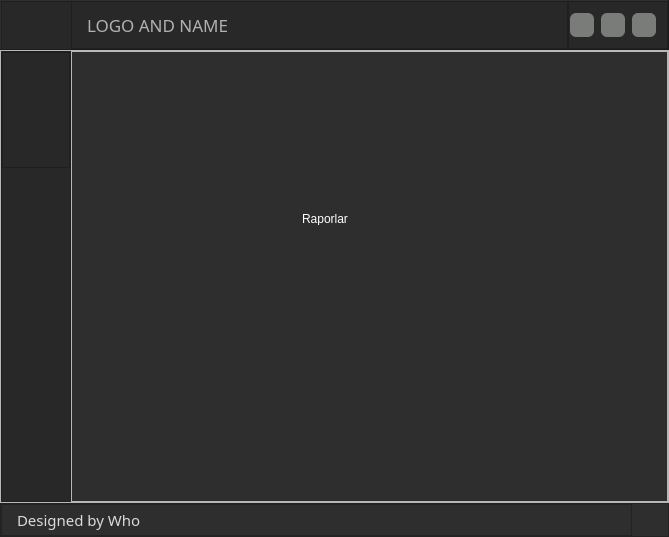
<?xml version="1.0" encoding="UTF-8"?>
<ui version="4.0">
 <class>MainPanel</class>
 <widget class="QMainWindow" name="MainPanel">
  <property name="geometry">
   <rect>
    <x>0</x>
    <y>0</y>
    <width>669</width>
    <height>537</height>
   </rect>
  </property>
  <property name="windowTitle">
   <string>MainWindow</string>
  </property>
  <widget class="QWidget" name="centralwidget">
   <property name="minimumSize">
    <size>
     <width>500</width>
     <height>500</height>
    </size>
   </property>
   <property name="styleSheet">
    <string notr="true"/>
   </property>
   <layout class="QHBoxLayout" name="horizontalLayout_2">
    <property name="spacing">
     <number>0</number>
    </property>
    <property name="leftMargin">
     <number>0</number>
    </property>
    <property name="topMargin">
     <number>0</number>
    </property>
    <property name="rightMargin">
     <number>0</number>
    </property>
    <property name="bottomMargin">
     <number>0</number>
    </property>
    <item>
     <widget class="QFrame" name="centralframe">
      <property name="styleSheet">
       <string notr="true">background-color: rgb(45, 46, 45);
</string>
      </property>
      <property name="frameShape">
       <enum>QFrame::NoFrame</enum>
      </property>
      <property name="frameShadow">
       <enum>QFrame::Raised</enum>
      </property>
      <layout class="QVBoxLayout" name="verticalLayout_2">
       <property name="spacing">
        <number>0</number>
       </property>
       <property name="leftMargin">
        <number>0</number>
       </property>
       <property name="topMargin">
        <number>0</number>
       </property>
       <property name="rightMargin">
        <number>0</number>
       </property>
       <property name="bottomMargin">
        <number>0</number>
       </property>
       <item>
        <widget class="QFrame" name="title">
         <property name="maximumSize">
          <size>
           <width>16777215</width>
           <height>50</height>
          </size>
         </property>
         <property name="styleSheet">
          <string notr="true">background-color: rgb(39, 40, 39);</string>
         </property>
         <property name="frameShape">
          <enum>QFrame::Panel</enum>
         </property>
         <property name="frameShadow">
          <enum>QFrame::Raised</enum>
         </property>
         <layout class="QHBoxLayout" name="horizontalLayout">
          <property name="spacing">
           <number>0</number>
          </property>
          <property name="leftMargin">
           <number>0</number>
          </property>
          <property name="topMargin">
           <number>0</number>
          </property>
          <property name="rightMargin">
           <number>0</number>
          </property>
          <property name="bottomMargin">
           <number>0</number>
          </property>
          <item>
           <widget class="QFrame" name="title_toogle">
            <property name="sizePolicy">
             <sizepolicy hsizetype="Expanding" vsizetype="Expanding">
              <horstretch>0</horstretch>
              <verstretch>0</verstretch>
             </sizepolicy>
            </property>
            <property name="minimumSize">
             <size>
              <width>70</width>
              <height>0</height>
             </size>
            </property>
            <property name="maximumSize">
             <size>
              <width>70</width>
              <height>16777215</height>
             </size>
            </property>
            <property name="styleSheet">
             <string notr="true">background-color: rgb(39, 40, 39);</string>
            </property>
            <property name="frameShape">
             <enum>QFrame::StyledPanel</enum>
            </property>
            <property name="frameShadow">
             <enum>QFrame::Raised</enum>
            </property>
            <layout class="QVBoxLayout" name="verticalLayout_3">
             <property name="spacing">
              <number>0</number>
             </property>
             <property name="leftMargin">
              <number>0</number>
             </property>
             <property name="topMargin">
              <number>0</number>
             </property>
             <property name="rightMargin">
              <number>0</number>
             </property>
             <property name="bottomMargin">
              <number>0</number>
             </property>
             <item>
              <widget class="QPushButton" name="pb_toggle">
               <property name="minimumSize">
                <size>
                 <width>70</width>
                 <height>50</height>
                </size>
               </property>
               <property name="styleSheet">
                <string notr="true">QPushButton {
	color: rgb(255, 255, 255);
	background-color: rgb(39, 40, 39);
	border:none;
}

QPushButton::hover {
	
	
	background-color: rgb(85, 85, 127);
}</string>
               </property>
               <property name="text">
                <string/>
               </property>
               <property name="icon">
                <iconset resource="icons.qrc">
                 <normaloff>:/icons/icons/icons8_menu_32px_2.png</normaloff>:/icons/icons/icons8_menu_32px_2.png</iconset>
               </property>
               <property name="iconSize">
                <size>
                 <width>32</width>
                 <height>32</height>
                </size>
               </property>
               <property name="flat">
                <bool>true</bool>
               </property>
              </widget>
             </item>
            </layout>
           </widget>
          </item>
          <item>
           <widget class="QFrame" name="title_brand">
            <property name="frameShape">
             <enum>QFrame::StyledPanel</enum>
            </property>
            <property name="frameShadow">
             <enum>QFrame::Raised</enum>
            </property>
            <layout class="QHBoxLayout" name="horizontalLayout_5">
             <property name="spacing">
              <number>0</number>
             </property>
             <property name="leftMargin">
              <number>15</number>
             </property>
             <property name="topMargin">
              <number>0</number>
             </property>
             <property name="rightMargin">
              <number>0</number>
             </property>
             <property name="bottomMargin">
              <number>0</number>
             </property>
             <item>
              <widget class="QLabel" name="lbl_title">
               <property name="font">
                <font>
                 <family>Segoe UI Light</family>
                 <pointsize>13</pointsize>
                </font>
               </property>
               <property name="styleSheet">
                <string notr="true">color: rgb(177, 177, 177);</string>
               </property>
               <property name="frameShape">
                <enum>QFrame::NoFrame</enum>
               </property>
               <property name="text">
                <string>LOGO AND NAME</string>
               </property>
              </widget>
             </item>
            </layout>
           </widget>
          </item>
          <item>
           <widget class="QFrame" name="title_buttons">
            <property name="minimumSize">
             <size>
              <width>100</width>
              <height>0</height>
             </size>
            </property>
            <property name="maximumSize">
             <size>
              <width>100</width>
              <height>16777215</height>
             </size>
            </property>
            <property name="frameShape">
             <enum>QFrame::StyledPanel</enum>
            </property>
            <property name="frameShadow">
             <enum>QFrame::Raised</enum>
            </property>
            <layout class="QHBoxLayout" name="horizontalLayout_3">
             <property name="spacing">
              <number>6</number>
             </property>
             <property name="leftMargin">
              <number>0</number>
             </property>
             <property name="topMargin">
              <number>0</number>
             </property>
             <property name="rightMargin">
              <number>10</number>
             </property>
             <property name="bottomMargin">
              <number>0</number>
             </property>
             <item>
              <widget class="QPushButton" name="pb_minimize">
               <property name="maximumSize">
                <size>
                 <width>24</width>
                 <height>24</height>
                </size>
               </property>
               <property name="styleSheet">
                <string notr="true">QPushButton {
	border: none;
	border-radius: 6px;
	background-color: rgb(121, 124, 121);
}

QPushButton::hover {
	background-color: rgb(255, 170, 0);
}</string>
               </property>
               <property name="text">
                <string/>
               </property>
               <property name="icon">
                <iconset resource="icons.qrc">
                 <normaloff>:/icons/icons/icons8_minimize_window_32px.png</normaloff>:/icons/icons/icons8_minimize_window_32px.png</iconset>
               </property>
               <property name="iconSize">
                <size>
                 <width>24</width>
                 <height>24</height>
                </size>
               </property>
              </widget>
             </item>
             <item>
              <widget class="QPushButton" name="pb_maximize">
               <property name="maximumSize">
                <size>
                 <width>24</width>
                 <height>24</height>
                </size>
               </property>
               <property name="styleSheet">
                <string notr="true">QPushButton {
	border: none;
	border-radius: 6px;
	background-color: rgb(121, 124, 121);
}

QPushButton::hover {
	background-color:rgb(85, 255, 0)
}</string>
               </property>
               <property name="text">
                <string/>
               </property>
               <property name="icon">
                <iconset resource="icons.qrc">
                 <normaloff>:/icons/icons/icons8_maximize_window_32px.png</normaloff>:/icons/icons/icons8_maximize_window_32px.png</iconset>
               </property>
               <property name="iconSize">
                <size>
                 <width>24</width>
                 <height>24</height>
                </size>
               </property>
              </widget>
             </item>
             <item>
              <widget class="QPushButton" name="pb_exit">
               <property name="maximumSize">
                <size>
                 <width>24</width>
                 <height>24</height>
                </size>
               </property>
               <property name="styleSheet">
                <string notr="true">QPushButton {
	border: none;
	border-radius: 6px;
	background-color: rgb(121, 124, 121);
}


QPushButton::hover {
	background-color:rgb(255, 0, 0)
}</string>
               </property>
               <property name="text">
                <string/>
               </property>
               <property name="icon">
                <iconset resource="icons.qrc">
                 <normaloff>:/icons/icons/icons8_close_window_32px.png</normaloff>:/icons/icons/icons8_close_window_32px.png</iconset>
               </property>
               <property name="iconSize">
                <size>
                 <width>24</width>
                 <height>24</height>
                </size>
               </property>
              </widget>
             </item>
            </layout>
           </widget>
          </item>
         </layout>
        </widget>
       </item>
       <item>
        <widget class="QFrame" name="content">
         <property name="styleSheet">
          <string notr="true">background-color:None;</string>
         </property>
         <property name="frameShape">
          <enum>QFrame::StyledPanel</enum>
         </property>
         <property name="frameShadow">
          <enum>QFrame::Raised</enum>
         </property>
         <layout class="QHBoxLayout" name="horizontalLayout_6">
          <property name="spacing">
           <number>0</number>
          </property>
          <property name="leftMargin">
           <number>0</number>
          </property>
          <property name="topMargin">
           <number>0</number>
          </property>
          <property name="rightMargin">
           <number>0</number>
          </property>
          <property name="bottomMargin">
           <number>0</number>
          </property>
          <item>
           <widget class="QFrame" name="left_menu">
            <property name="minimumSize">
             <size>
              <width>70</width>
              <height>0</height>
             </size>
            </property>
            <property name="maximumSize">
             <size>
              <width>75</width>
              <height>16777215</height>
             </size>
            </property>
            <property name="styleSheet">
             <string notr="true">background-color: rgb(39, 40, 39);
</string>
            </property>
            <property name="frameShape">
             <enum>QFrame::StyledPanel</enum>
            </property>
            <property name="frameShadow">
             <enum>QFrame::Raised</enum>
            </property>
            <layout class="QVBoxLayout" name="verticalLayout_5">
             <property name="spacing">
              <number>0</number>
             </property>
             <property name="leftMargin">
              <number>0</number>
             </property>
             <property name="topMargin">
              <number>0</number>
             </property>
             <property name="rightMargin">
              <number>0</number>
             </property>
             <property name="bottomMargin">
              <number>0</number>
             </property>
             <item alignment="Qt::AlignTop">
              <widget class="QFrame" name="frame_top_menus">
               <property name="styleSheet">
                <string notr="true">QPushButton {
	color: rgb(255, 255, 255);
	background-color: rgb(39, 40, 39);
	border:none;
}

QPushButton::hover {
	background-color: rgb(85, 85, 127);
}</string>
               </property>
               <property name="frameShape">
                <enum>QFrame::StyledPanel</enum>
               </property>
               <property name="frameShadow">
                <enum>QFrame::Raised</enum>
               </property>
               <layout class="QVBoxLayout" name="verticalLayout_6">
                <property name="spacing">
                 <number>12</number>
                </property>
                <property name="leftMargin">
                 <number>0</number>
                </property>
                <property name="topMargin">
                 <number>0</number>
                </property>
                <property name="rightMargin">
                 <number>0</number>
                </property>
                <property name="bottomMargin">
                 <number>0</number>
                </property>
                <item>
                 <widget class="QPushButton" name="pb_home">
                  <property name="minimumSize">
                   <size>
                    <width>0</width>
                    <height>30</height>
                   </size>
                  </property>
                  <property name="styleSheet">
                   <string notr="true"/>
                  </property>
                  <property name="text">
                   <string/>
                  </property>
                  <property name="icon">
                   <iconset resource="icons.qrc">
                    <normaloff>:/icons/icons/icons8_home_32px_1.png</normaloff>:/icons/icons/icons8_home_32px_1.png</iconset>
                  </property>
                  <property name="iconSize">
                   <size>
                    <width>32</width>
                    <height>32</height>
                   </size>
                  </property>
                  <property name="flat">
                   <bool>true</bool>
                  </property>
                 </widget>
                </item>
                <item>
                 <widget class="QPushButton" name="pb_form">
                  <property name="minimumSize">
                   <size>
                    <width>0</width>
                    <height>30</height>
                   </size>
                  </property>
                  <property name="styleSheet">
                   <string notr="true"/>
                  </property>
                  <property name="text">
                   <string/>
                  </property>
                  <property name="icon">
                   <iconset resource="icons.qrc">
                    <normaloff>:/icons/icons/icons8_new_document_32px.png</normaloff>:/icons/icons/icons8_new_document_32px.png</iconset>
                  </property>
                  <property name="iconSize">
                   <size>
                    <width>32</width>
                    <height>32</height>
                   </size>
                  </property>
                 </widget>
                </item>
                <item>
                 <widget class="QPushButton" name="pb_settings">
                  <property name="minimumSize">
                   <size>
                    <width>0</width>
                    <height>30</height>
                   </size>
                  </property>
                  <property name="styleSheet">
                   <string notr="true"/>
                  </property>
                  <property name="text">
                   <string/>
                  </property>
                  <property name="icon">
                   <iconset resource="icons.qrc">
                    <normaloff>:/icons/icons/icons8_settings_32px.png</normaloff>:/icons/icons/icons8_settings_32px.png</iconset>
                  </property>
                  <property name="iconSize">
                   <size>
                    <width>32</width>
                    <height>32</height>
                   </size>
                  </property>
                 </widget>
                </item>
               </layout>
              </widget>
             </item>
            </layout>
           </widget>
          </item>
          <item>
           <widget class="QFrame" name="content_pages">
            <property name="frameShape">
             <enum>QFrame::StyledPanel</enum>
            </property>
            <property name="frameShadow">
             <enum>QFrame::Raised</enum>
            </property>
            <layout class="QVBoxLayout" name="verticalLayout_7">
             <property name="spacing">
              <number>0</number>
             </property>
             <property name="leftMargin">
              <number>0</number>
             </property>
             <property name="topMargin">
              <number>0</number>
             </property>
             <property name="rightMargin">
              <number>0</number>
             </property>
             <property name="bottomMargin">
              <number>0</number>
             </property>
             <item>
              <widget class="QStackedWidget" name="pages_widget">
               <property name="frameShape">
                <enum>QFrame::NoFrame</enum>
               </property>
               <property name="lineWidth">
                <number>0</number>
               </property>
               <property name="currentIndex">
                <number>2</number>
               </property>
               <widget class="QWidget" name="page_home">
                <widget class="QLabel" name="label_3">
                 <property name="geometry">
                  <rect>
                   <x>260</x>
                   <y>170</y>
                   <width>51</width>
                   <height>21</height>
                  </rect>
                 </property>
                 <property name="styleSheet">
                  <string notr="true">color: rgb(255, 255, 255);</string>
                 </property>
                 <property name="text">
                  <string>Homepage</string>
                 </property>
                </widget>
               </widget>
               <widget class="QWidget" name="page_form">
                <widget class="QLabel" name="label_4">
                 <property name="geometry">
                  <rect>
                   <x>220</x>
                   <y>180</y>
                   <width>91</width>
                   <height>21</height>
                  </rect>
                 </property>
                 <property name="styleSheet">
                  <string notr="true">color: rgb(255, 255, 255);</string>
                 </property>
                 <property name="text">
                  <string>Teklif Formu</string>
                 </property>
                </widget>
               </widget>
               <widget class="QWidget" name="page_settings">
                <widget class="QLabel" name="label_5">
                 <property name="geometry">
                  <rect>
                   <x>230</x>
                   <y>160</y>
                   <width>47</width>
                   <height>13</height>
                  </rect>
                 </property>
                 <property name="styleSheet">
                  <string notr="true">color: rgb(255, 255, 255);</string>
                 </property>
                 <property name="text">
                  <string>Raporlar</string>
                 </property>
                </widget>
               </widget>
              </widget>
             </item>
            </layout>
           </widget>
          </item>
         </layout>
        </widget>
       </item>
       <item>
        <widget class="QFrame" name="footer">
         <property name="minimumSize">
          <size>
           <width>0</width>
           <height>30</height>
          </size>
         </property>
         <property name="maximumSize">
          <size>
           <width>16777215</width>
           <height>50</height>
          </size>
         </property>
         <property name="styleSheet">
          <string notr="true"/>
         </property>
         <property name="frameShape">
          <enum>QFrame::StyledPanel</enum>
         </property>
         <property name="frameShadow">
          <enum>QFrame::Raised</enum>
         </property>
         <layout class="QHBoxLayout" name="horizontalLayout_4">
          <property name="leftMargin">
           <number>0</number>
          </property>
          <property name="topMargin">
           <number>0</number>
          </property>
          <property name="rightMargin">
           <number>0</number>
          </property>
          <property name="bottomMargin">
           <number>0</number>
          </property>
          <item>
           <widget class="QFrame" name="footer_author">
            <property name="frameShape">
             <enum>QFrame::StyledPanel</enum>
            </property>
            <property name="frameShadow">
             <enum>QFrame::Raised</enum>
            </property>
            <layout class="QVBoxLayout" name="verticalLayout_4">
             <property name="spacing">
              <number>0</number>
             </property>
             <property name="leftMargin">
              <number>15</number>
             </property>
             <property name="topMargin">
              <number>0</number>
             </property>
             <property name="rightMargin">
              <number>0</number>
             </property>
             <property name="bottomMargin">
              <number>0</number>
             </property>
             <item alignment="Qt::AlignVCenter">
              <widget class="QLabel" name="label">
               <property name="minimumSize">
                <size>
                 <width>0</width>
                 <height>30</height>
                </size>
               </property>
               <property name="font">
                <font>
                 <family>Monotype Corsiva</family>
                 <pointsize>11</pointsize>
                </font>
               </property>
               <property name="styleSheet">
                <string notr="true">color: rgb(218, 218, 218);</string>
               </property>
               <property name="text">
                <string>Designed by Who</string>
               </property>
              </widget>
             </item>
            </layout>
           </widget>
          </item>
          <item>
           <widget class="QFrame" name="footer_expand">
            <property name="minimumSize">
             <size>
              <width>15</width>
              <height>30</height>
             </size>
            </property>
            <property name="maximumSize">
             <size>
              <width>30</width>
              <height>30</height>
             </size>
            </property>
            <property name="frameShape">
             <enum>QFrame::NoFrame</enum>
            </property>
            <property name="frameShadow">
             <enum>QFrame::Raised</enum>
            </property>
            <layout class="QGridLayout" name="gridLayout">
             <property name="leftMargin">
              <number>0</number>
             </property>
             <property name="topMargin">
              <number>0</number>
             </property>
             <property name="rightMargin">
              <number>0</number>
             </property>
             <property name="bottomMargin">
              <number>0</number>
             </property>
             <property name="spacing">
              <number>0</number>
             </property>
             <item row="0" column="0">
              <widget class="QLabel" name="label_2">
               <property name="minimumSize">
                <size>
                 <width>30</width>
                 <height>30</height>
                </size>
               </property>
               <property name="text">
                <string/>
               </property>
               <property name="pixmap">
                <pixmap>:/icons/icons/skateboard_grip_tape_32px.png</pixmap>
               </property>
              </widget>
             </item>
            </layout>
           </widget>
          </item>
         </layout>
        </widget>
       </item>
      </layout>
     </widget>
    </item>
   </layout>
  </widget>
 </widget>
 <resources>
  <include location="icons.qrc"/>
 </resources>
 <connections/>
</ui>
